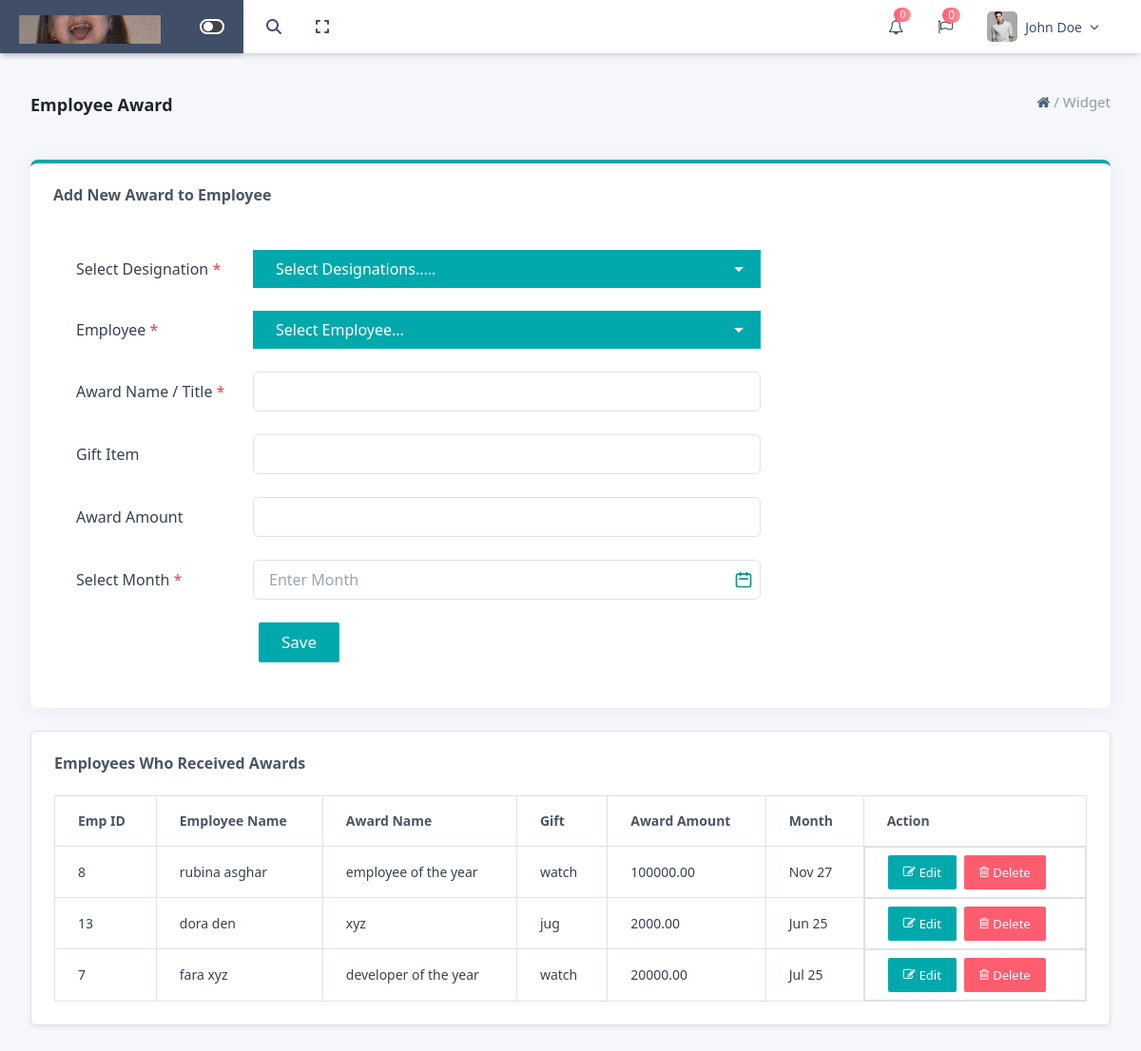
Page /phpfile/employee/employee_award.php on the committed database.
### tables this page shows
CREATE TABLE `employee_awards` (
  `id` int(11) NOT NULL,
  `employee_id` int(11) DEFAULT NULL,
  `award_name` varchar(255) DEFAULT NULL,
  `gift_item` varchar(255) DEFAULT NULL,
  `award_amount` decimal(10,2) DEFAULT NULL,
  `award_month` varchar(50) DEFAULT NULL
);

CREATE TABLE `employee` (
  `id` int(11) NOT NULL,
  `emp_id` varchar(100) DEFAULT NULL,
  `f_name` varchar(100) DEFAULT NULL,
  `l_name` varchar(100) DEFAULT NULL,
  `dob` date DEFAULT NULL,
  `gender` varchar(10) DEFAULT NULL,
  `marital_status` varchar(20) DEFAULT NULL,
  `father_name` varchar(100) DEFAULT NULL,
  `nationality` varchar(100) DEFAULT NULL,
  `passport_no` varchar(100) DEFAULT NULL,
  `photo` varchar(255) DEFAULT NULL,
  `bank_name` varchar(100) DEFAULT NULL,
  `branch_name` varchar(100) DEFAULT NULL,
  `account_name` varchar(100) DEFAULT NULL,
  `account_number` varchar(100) DEFAULT NULL,
  `address` text DEFAULT NULL,
  `city` varchar(100) DEFAULT NULL,
  `contact_nationality` varchar(100) DEFAULT NULL,
  `mobile` varchar(20) DEFAULT NULL,
  `phone` varchar(20) DEFAULT NULL,
  `email` varchar(100) DEFAULT NULL,
  `resume` varchar(255) DEFAULT NULL,
  `offer_letter` varchar(255) DEFAULT NULL,
  `joining_letter` varchar(255) DEFAULT NULL,
  `contract_paper` varchar(255) DEFAULT NULL,
  `id_proof` varchar(255) DEFAULT NULL,
  `other_document` varchar(255) DEFAULT NULL,
  `designation` varchar(100) DEFAULT NULL,
  `join_date` date DEFAULT NULL,
  `status` varchar(10) DEFAULT 'Active',
  `department` varchar(100) DEFAULT NULL
);

### phpfile/employee/employee_award.php (the view, shortened to what this page needs)
<?php
$conn = new mysqli("localhost", "root", "", "hrms_dashboard");
$awardResult = $conn->query("SELECT a.*, e.f_name, e.l_name, e.emp_id FROM employee_awards a JOIN employee e ON a.employee_id = e.id");
?>
<!DOCTYPE html>
<html lang="en">
<head>
    <link rel="stylesheet" href="/fontawesome/font-awesome-4.7.0/css/font-awesome.css">
    <link rel="stylesheet" href="https://cdnjs.cloudflare.com/ajax/libs/font-awesome/6.7.2/css/all.min.css">
    <link rel="stylesheet" href="https://cdnjs.cloudflare.com/ajax/libs/font-awesome/4.7.0/css/font-awesome.min.css">
    <script src="https://cdn.tailwindcss.com"></script>
    <link href="https://cdn.jsdelivr.net/npm/bootstrap-select@1.14.0-beta3/dist/css/bootstrap-select.min.css"
          rel="stylesheet">
    <link href="https://cdn.jsdelivr.net/npm/bootstrap@5.3.3/dist/css/bootstrap.min.css" rel="stylesheet">
</head>
<body class="bg-[#F6F7FB]">
<div class="w-full bg-white shadow-md fixed top-0 z-[10]">
    <header class="hidden md:flex items-center justify-between px-6  bg-whitesticky top-0  ml-64 ">
        <div class="float-left py-[12px]">
            <div class="flex items-center relative transition-all duration-500 ease-in-out w-[300px]"
                 id="search-wrapper">
                <button id="trigerIcon" class="absolute left-0 text-[#404E67] transition z-20">
                    <i class="fas fa-search text-[#404E67]"></i>
                </button>
                <button id="fullscreen-toggle"
                        class="p-1 text-[#404E67]
            rounded-full transition-all  duration-500 ease-in-out -ml-2 relative"
                        style="margin-left: -220px;">
                    <i class="fas font-[16px] fa-expand"></i>
                </button>
            </div>
        </div>
        <div class="flex items-center gap-9">
            <div class="relative inline-block text-left">
                <button id="bellButton" onclick="togglebellDopdown()" class="relative focus:outline-none">
                    <i class="fa fa-bell-o text-[#404E67] text-[16px]" aria-hidden="true"></i>
                    <span class="absolute -top-2 -right-2 a1 text-white text-[10px] rounded-full px-1.5">0</span>
                </button>
            </div>
            <div class="relative">
                <i class="fa fa-flag-o  text-[#404E67]" aria-hidden="true"></i>
                <span class="absolute -top-2 -right-2 a1 text-white text-xs rounded-full px-1.5">0</span>
            </div>
            <div class="relative inline-block text-left pr-5">
                <div id="profileButton" onclick="toggleProfileDopdown()" class="flex items-center gap-2 cursor-pointer">
                    <img src="../../images/img_1.png" alt="user" class="w-8 h-8 rounded-[5px] object-cover">
                    <span class="text-[#404E67] text-[14px] font-medium">John Doe</span>
                    <i class="fas fa-chevron-down text-[10px] text-[#404E67]"></i>
                </div>
            </div>
        </div>
    </header>
</div>
<div class="fixed top-0 start-0 bg-[#404E67] lg:w-64 md:w-full w-full sm:w-full shadow-md lg:p-[20px] md:p-[10px] sm:p-[10px] p-[10px]  z-40">
    <div class="grid grid-cols-12 items-center">
        <div class="col-span-4 flex lg:justify-start justify-start items-center">
            <div class=" hidden lg:block ">
                <img src="../../images/img.png" class="absolute top-4" alt="">
            </div>
        </div>
        <div class="col-span-4 flex justify-end items-center">
            <div class="hidden lg:flex">
                <div id="toggleSidebarBtn1" class="toggle-container flex">
                    <div class="toggle-circle"></div>
                </div>
            </div>
        </div>
    </div>
</div>
<div id="mainContent" class=" p-8 absolute top-1 ">
    <p class="float-right text-[#919aa3] text-[15px]"><a
                href="http://localhost/project/hrms_dashboard/phpfile/dashboard.php"><i
                    class="fa fa-home text-[#4a6076]"></i></a> / <a
                href="#">Widget</a></p>
    <div class="max-w-7xl mx-auto ">
        <h1 class="text-lg font-semibold mb-11">Employee Award</h1>
        <div class="bg-white rounded-lg   border-t-4 border-[#01a9ac] shadow-[0_1px_20px_0_rgba(69,90,100,0.08)] p-6">
            <h2 class="text-gray-600 font-semibold mb-4">Add New Award to Employee</h2>
            <form method="POST" action="save_award.php" class="max-w-3xl    p-6 rounded-lg  space-y-6">
                <div class="grid grid-cols-1 md:grid-cols-4 items-center gap-4">
                    <label class="text-gray-700 font-medium col-span-1">Select Designation <span class="text-red-500">*</span></label>
                    <select name="designation" id="designationDropdown" class="col-span-3 form-control ">
                        <option selected>Select Designations.....</option>
                    </select>
                </div>
                <div class="grid grid-cols-1 md:grid-cols-4 items-center gap-4">
                    <label class="text-gray-700 font-medium col-span-1">Employee <span class="text-red-500">*</span></label>
                    <select name="employee_id" id="employeeDropdown" class="col-span-3 form-control">
                        <option selected>Select Employee...</option>
                    </select>
                </div>
                <div class="grid grid-cols-1 md:grid-cols-4 items-center gap-4">
                    <label class="text-gray-700 font-medium col-span-1">Award Name / Title <span
                                class="text-red-500">*</span></label>
                    <input type="text" name="award_name" required
                           class="col-span-3 w-full px-3 py-2 border rounded-md focus:outline-none focus:ring-2 focus:ring-teal-500">
                </div>
                <div class="grid grid-cols-1 md:grid-cols-4 items-center gap-4">
                    <label class="text-gray-700 font-medium col-span-1">Gift Item</label>
                    <input type="text" name="gift_item"
                           class="col-span-3 w-full px-3 py-2 border rounded-md focus:outline-none focus:ring-2 focus:ring-teal-500">
                </div>
                <div class="grid grid-cols-1 md:grid-cols-4 items-center gap-4">
                    <label class="text-gray-700 font-medium col-span-1">Award Amount</label>
                    <input type="number" name="award_amount"
                           class="col-span-3 w-full px-3 py-2 border rounded-md focus:outline-none focus:ring-2 focus:ring-teal-500">
                </div>
                <div class="grid grid-cols-1 md:grid-cols-4 items-center gap-4 relative">
                    <label class="text-gray-700 font-medium col-span-1">Select Month <span class="text-red-500">*</span></label>
                    <div class="col-span-3 flex items-center w-full relative">
                        <input id="dobInput" name="award_month" placeholder="Enter Month" readonly
                               class="w-full px-3 py-2 border rounded-md focus:outline-none focus:ring-2 focus:ring-teal-500">
                        <div class="absolute right-2 text-teal-600">
                            <svg xmlns="http://www.w3.org/2000/svg" class="h-5 w-5" fill="none" viewBox="0 0 24 24"
                                 stroke="currentColor">
                                <path stroke-linecap="round" stroke-linejoin="round" stroke-width="2"
                                      d="M8 7V3m8 4V3m-9 8h10M5 21h14a2 2 0 002-2V7a2 2 0 00-2-2H5a2 2 0 00-2 2v12a2 2 0 002 2z"/>
                            </svg>
                        </div>
                    </div>
                </div>
                <div class="text-center">
                    <button type="submit"
                            class="bg-[#01a9ac] hover:bg-[#0dcaf0] text-white  transition-all ease-in duration-300 rounded-[2px] px-6 py-2 flex items-center ml-48 text-[17px] ">
                        Save
                    </button>
                </div>
            </form>
        </div>
        <div class="mt-6 bg-white p-6 rounded-md border border-gray-200 shadow-sm">
            <h2 class="text-gray-600 font-semibold mb-4">Employees Who Received Awards</h2>
            <div class="overflow-x-auto">
                <table class="min-w-full border">
                    <thead class=" text-gray-600  text-sm">
                    <tr>
                        <th class="border px-4 py-3">Emp ID</th>
                        <th class="border px-4 py-2">Employee Name</th>
                        <th class="border px-4 py-2">Award Name</th>
                        <th class="border px-4 py-2">Gift</th>
                        <th class="border px-4 py-2">Award Amount</th>
                        <th class="border px-4 py-2">Month</th>
                        <th class="border px-4 py-2">Action</th>
                    </tr>
                    </thead>
                    <tbody class="text-sm text-gray-700">
                    <?php while ($row = $awardResult->fetch_assoc()): ?>
                        <tr>
                            <td class="border px-4 py-2"><?= $row['employee_id'] ?></td>
                            <td class="border px-4 py-2"><?= $row['f_name'] . " " . $row['l_name'] ?></td>
                            <td class="border px-4 py-2"><?= $row['award_name'] ?></td>
                            <td class="border px-4 py-2"><?= $row['gift_item'] ?></td>
                            <td class="border px-4 py-2"><?= $row['award_amount'] ?></td>
                            <td class="border px-4 py-2"><?= date('M y', strtotime($row['award_month'] . '-01')) ?></td>
                            <td class="border px-4 py-2 flex gap-2">
                                <div class="relative group inline-block">
                                    <a href="edit_award.php?id=<?= $row['id'] ?>"
                                       class="bg-[#01a9ac] hover:bg-[#0dcaf0] text-white text-[13px] transition-all ease-in duration-300 rounded-[2px] px-3 py-2 flex items-center">
                                        <i class="fa fa-pencil-square-o mr-1"></i> Edit
                                    </a>
                                </div>
                                <div class="relative group inline-block">
                                    <a href="delete_award.php?id=<?= $row['id'] ?>"
                                       onclick="return confirm('You are about to delete this Department. All Designations under this Department will be deleted. Are you sure?');"
                                       class="bg-[#fe5d70] hover:bg-[#fe5d70]/80 text-white text-[13px] transition-all ease-in duration-300 rounded-[2px] px-3 py-2 flex items-center">
                                        <i class="fa fa-trash-o mr-1"></i> Delete
                                    </a>
                                </div>
                            </td>
                        </tr>
                    <?php endwhile; ?>
                    </tbody>
                </table>
            </div>
        </div>
    </div>
</div>
</body>
</html>

### phpfile/employee/employee_award.php (style rules this page uses)
html, body { overflow-x: hidden; }
.a1 { background: linear-gradient(to right, #fe5d70, #fe909d); }
.toggle-container { width: 26px; height: 16px; background-color: #444; border-radius: 9999px; cursor: pointer; position: relative; overflow: hidden; border: 2px solid white; }
.toggle-circle { width: 10px; height: 10px; background-color: white; border-radius: 50%; position: absolute; top: 1px; left: 2px; transition: transform 0.3s ease; }
#mainContent { margin-top: 60px; overflow-x: hidden; }
#designationDropdown, #employeeDropdown { background-color: #01a9ac !important; color: white !important; border: none !important; border-radius: 0px !important; box-shadow: none !important; padding: 0.5rem 1.5rem !important; width: 100%; cursor: pointer; appearance: none; background-repeat: no-repeat; background-position: right 0.7rem center; background-size: 1.5em; }
#designationDropdown option, #employeeDropdown option { background-color: white; color: black; padding: 8px 12px; }
#designationDropdown option:checked, #employeeDropdown option:checked { background-color: #e2e3e5; color: black; }

### rows in the picture
employee_awards: employee "8", employee.f_name "rubina", employee.l_name "asghar", award_name "employee of the year", gift_item "watch", award_amount "100000.00", award_month "Nov 27"
employee_awards: employee "13", employee.f_name "dora", employee.l_name "den", award_name "xyz", gift_item "jug", award_amount "2000.00", award_month "Jun 25"
employee_awards: employee "7", employee.f_name "fara", employee.l_name "xyz", award_name "developer of the year", gift_item "watch", award_amount "20000.00", award_month "Jul 25"
